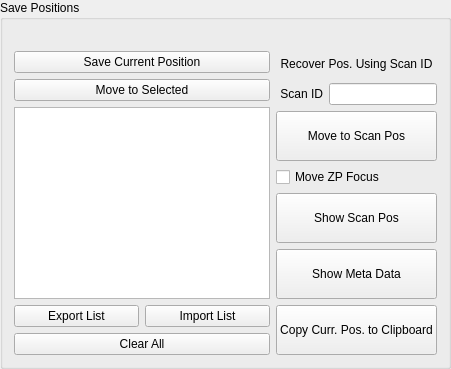
                <widget class="QGroupBox" name="groupBox_37">
                 <property name="sizePolicy">
                  <sizepolicy hsizetype="Fixed" vsizetype="Preferred">
                   <horstretch>0</horstretch>
                   <verstretch>0</verstretch>
                  </sizepolicy>
                 </property>
                 <property name="title">
                  <string>Save Positions</string>
                 </property>
                 <layout class="QGridLayout" name="gridLayout_120">
                  <item row="1" column="1">
                   <layout class="QVBoxLayout" name="verticalLayout_8">
                    <item>
                     <widget class="QLabel" name="label_163">
                      <property name="text">
                       <string>Recover Pos. Using Scan ID</string>
                      </property>
                      <property name="alignment">
                       <set>Qt::AlignCenter</set>
                      </property>
                     </widget>
                    </item>
                    <item>
                     <layout class="QHBoxLayout" name="horizontalLayout_6">
                      <item>
                       <widget class="QLabel" name="label_164">
                        <property name="sizePolicy">
                         <sizepolicy hsizetype="Preferred" vsizetype="Fixed">
                          <horstretch>0</horstretch>
                          <verstretch>0</verstretch>
                         </sizepolicy>
                        </property>
                        <property name="text">
                         <string>Scan ID</string>
                        </property>
                        <property name="alignment">
                         <set>Qt::AlignRight|Qt::AlignTrailing|Qt::AlignVCenter</set>
                        </property>
                       </widget>
                      </item>
                      <item>
                       <widget class="QLineEdit" name="le_sid_position_zp">
                        <property name="sizePolicy">
                         <sizepolicy hsizetype="Preferred" vsizetype="Fixed">
                          <horstretch>0</horstretch>
                          <verstretch>0</verstretch>
                         </sizepolicy>
                        </property>
                       </widget>
                      </item>
                     </layout>
                    </item>
                    <item>
                     <widget class="QPushButton" name="pb_recover_scan_pos_zp">
                      <property name="sizePolicy">
                       <sizepolicy hsizetype="Preferred" vsizetype="Fixed">
                        <horstretch>0</horstretch>
                        <verstretch>0</verstretch>
                       </sizepolicy>
                      </property>
                      <property name="text">
                       <string>
Move to Scan Pos
</string>
                      </property>
                     </widget>
                    </item>
                    <item>
                     <widget class="QCheckBox" name="cb_sid_moveZPZ">
                      <property name="text">
                       <string>Move ZP Focus</string>
                      </property>
                     </widget>
                    </item>
                    <item>
                     <widget class="QPushButton" name="pb_show_scan_pos_zp">
                      <property name="sizePolicy">
                       <sizepolicy hsizetype="Preferred" vsizetype="Fixed">
                        <horstretch>0</horstretch>
                        <verstretch>0</verstretch>
                       </sizepolicy>
                      </property>
                      <property name="text">
                       <string>
Show Scan Pos
</string>
                      </property>
                     </widget>
                    </item>
                    <item>
                     <widget class="QPushButton" name="pb_print_scan_meta_zp">
                      <property name="sizePolicy">
                       <sizepolicy hsizetype="Preferred" vsizetype="Fixed">
                        <horstretch>0</horstretch>
                        <verstretch>0</verstretch>
                       </sizepolicy>
                      </property>
                      <property name="text">
                       <string>
Show Meta Data
</string>
                      </property>
                     </widget>
                    </item>
                    <item>
                     <widget class="QPushButton" name="pb_copy_curr_pos_zp">
                      <property name="toolTip">
                       <string>motor values to clipboard</string>
                      </property>
                      <property name="text">
                       <string>
Copy Curr. Pos. to Clipboard
</string>
                      </property>
                     </widget>
                    </item>
                   </layout>
                  </item>
                  <item row="1" column="0">
                   <layout class="QGridLayout" name="gridLayout_121">
                    <item row="0" column="0">
                     <layout class="QGridLayout" name="gridLayout_122">
                      <item row="2" column="0">
                       <widget class="QPushButton" name="pb_move_pos_zp">
                        <property name="sizePolicy">
                         <sizepolicy hsizetype="Preferred" vsizetype="Fixed">
                          <horstretch>0</horstretch>
                          <verstretch>0</verstretch>
                         </sizepolicy>
                        </property>
                        <property name="styleSheet">
                         <string notr="true"/>
                        </property>
                        <property name="text">
                         <string>Move to Selected</string>
                        </property>
                       </widget>
                      </item>
                      <item row="0" column="0">
                       <layout class="QHBoxLayout" name="horizontalLayout_38">
                        <item>
                         <widget class="QPushButton" name="pb_save_pos_zp">
                          <property name="sizePolicy">
                           <sizepolicy hsizetype="Preferred" vsizetype="Fixed">
                            <horstretch>0</horstretch>
                            <verstretch>0</verstretch>
                           </sizepolicy>
                          </property>
                          <property name="styleSheet">
                           <string notr="true"/>
                          </property>
                          <property name="text">
                           <string>Save Current Position</string>
                          </property>
                         </widget>
                        </item>
                       </layout>
                      </item>
                     </layout>
                    </item>
                    <item row="1" column="0">
                     <widget class="QListWidget" name="zp_sample_roi_list_widget">
                      <property name="sizePolicy">
                       <sizepolicy hsizetype="Preferred" vsizetype="Expanding">
                        <horstretch>0</horstretch>
                        <verstretch>0</verstretch>
                       </sizepolicy>
                      </property>
                     </widget>
                    </item>
                    <item row="2" column="0">
                     <layout class="QGridLayout" name="gridLayout_123">
                      <item row="0" column="0">
                       <layout class="QHBoxLayout" name="horizontalLayout_80">
                        <item>
                         <widget class="QPushButton" name="pb_roiList_export_zp">
                          <property name="text">
                           <string>  Export List  </string>
                          </property>
                         </widget>
                        </item>
                        <item>
                         <widget class="QPushButton" name="pb_roiList_import_zp">
                          <property name="text">
                           <string>   Import List   </string>
                          </property>
                         </widget>
                        </item>
                       </layout>
                      </item>
                      <item row="1" column="0">
                       <widget class="QPushButton" name="pb_roiList_clear_zp">
                        <property name="text">
                         <string>Clear All</string>
                        </property>
                       </widget>
                      </item>
                     </layout>
                    </item>
                   </layout>
                  </item>
                  <item row="0" column="0">
                   <widget class="QLabel" name="label_45">
                    <property name="text">
                     <string/>
                    </property>
                   </widget>
                  </item>
                 </layout>
                </widget>
